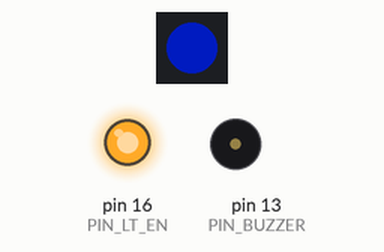
Simulated run of this sketch. Board: Arduino Uno, built for the host (arithmetic inside an expression is 32-bit, double 64-bit). On the bench: 1 RGB LEDs in strip order, left to right, output pins drawn as LEDs (lit = HIGH), buzzer (waves = sounding, pin HIGH). Dim RGB values are drawn brighter than linear; random numbers use the default seed unless the sketch sets one.

Above: at 0.1 s.
At 5.9 s:
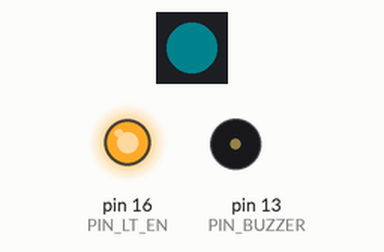
At 16.6 s:
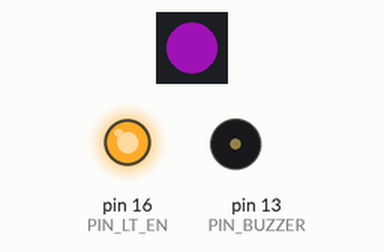
At 33.2 s:
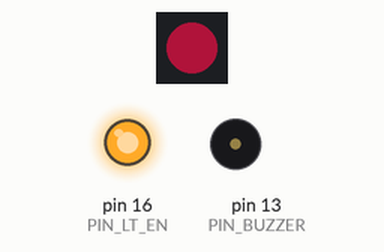
Timing chart, 0 to 40.0 s (numbered marks = the images above):
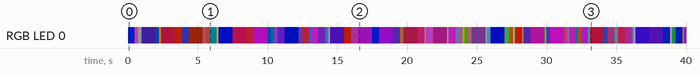

Measured:
- by itself, RGB LED 0: off → RGB(0, 12, 85) at 0.00 s, → RGB(82, 25, 78) 0.50 s later, → RGB(27, 25, 26) 0.25 s later, → RGB(13, 6, 33) 0.25 s later, … (90 changes in this stretch)

The sketch:

Music_Test1.ino
```cpp
#include <Adafruit_NeoPixel.h>
#include "pitches.h"

#define PIN_BUTTON   0
#define PIN_BUZZER  13
#define PIN_LED     15
#define PIN_LT_EN   16  // light sensor enable

// create pixel object
Adafruit_NeoPixel pixel = Adafruit_NeoPixel(1, PIN_LED, NEO_GRB + NEO_KHZ800);

// play note at given frequency (Hz)
// if frequency is 0, turn off buzzer
void play_note(int freq) {
  if(freq>0) {
    // send square wave at freq Hz with 50% duty cycle
    analogWrite(PIN_BUZZER, 512);
    analogWriteFreq(freq);
  } else {
    analogWrite(PIN_BUZZER, 0);
  }
}

void setup() {
  pinMode(PIN_BUTTON, INPUT);
  pinMode(PIN_BUZZER, OUTPUT);
  pinMode(PIN_LED,    OUTPUT);
  pinMode(PIN_LT_EN,  OUTPUT);

  digitalWrite(PIN_BUZZER, 0);
  digitalWrite(PIN_LT_EN,  1);

  pixel.begin();
  pixel.setBrightness(100);
}

void loop() {
  // put your main code here, to run repeatedly:

  int i = random(7);
  int n = i*110;

  int j = pow(2,random(4));
  int d = 1000/j;

  pixel.setPixelColor(0, i*35, j*16, random(256) );

  pixel.show();
  play_note(n);
  delay(d);


}
```

pitches.h
```cpp
/*************************************************
 * Public Constants
 *************************************************/

#define NOTE_B0  31
#define NOTE_C1  33
#define NOTE_CS1 35
#define NOTE_D1  37
#define NOTE_DS1 39
#define NOTE_E1  41
#define NOTE_F1  44
#define NOTE_FS1 46
#define NOTE_G1  49
#define NOTE_GS1 52
#define NOTE_A1  55
#define NOTE_AS1 58
#define NOTE_B1  62
#define NOTE_C2  65
#define NOTE_CS2 69
#define NOTE_D2  73
#define NOTE_DS2 78
#define NOTE_E2  82
#define NOTE_F2  87
#define NOTE_FS2 93
#define NOTE_G2  98
#define NOTE_GS2 104
#define NOTE_A2  110
#define NOTE_AS2 117
#define NOTE_B2  123
#define NOTE_C3  131
#define NOTE_CS3 139
#define NOTE_D3  147
#define NOTE_DS3 156
#define NOTE_E3  165
#define NOTE_F3  175
#define NOTE_FS3 185
#define NOTE_G3  196
#define NOTE_GS3 208
#define NOTE_A3  220
#define NOTE_AS3 233
#define NOTE_B3  247
#define NOTE_C4  262
#define NOTE_CS4 277
#define NOTE_D4  294
#define NOTE_DS4 311
#define NOTE_E4  330
#define NOTE_F4  349
#define NOTE_FS4 370
#define NOTE_G4  392
#define NOTE_GS4 415
#define NOTE_A4  440
#define NOTE_AS4 466
#define NOTE_B4  494
#define NOTE_C5  523
#define NOTE_CS5 554
#define NOTE_D5  587
#define NOTE_DS5 622
#define NOTE_E5  659
#define NOTE_F5  698
#define NOTE_FS5 740
#define NOTE_G5  784
#define NOTE_GS5 831
#define NOTE_A5  880
#define NOTE_AS5 932
#define NOTE_B5  988
#define NOTE_C6  1047
#define NOTE_CS6 1109
#define NOTE_D6  1175
#define NOTE_DS6 1245
#define NOTE_E6  1319
#define NOTE_F6  1397
#define NOTE_FS6 1480
#define NOTE_G6  1568
#define NOTE_GS6 1661
#define NOTE_A6  1760
#define NOTE_AS6 1865
#define NOTE_B6  1976
#define NOTE_C7  2093
#define NOTE_CS7 2217
#define NOTE_D7  2349
#define NOTE_DS7 2489
#define NOTE_E7  2637
#define NOTE_F7  2794
#define NOTE_FS7 2960
#define NOTE_G7  3136
#define NOTE_GS7 3322
#define NOTE_A7  3520
#define NOTE_AS7 3729
#define NOTE_B7  3951
#define NOTE_C8  4186
#define NOTE_CS8 4435
#define NOTE_D8  4699
#define NOTE_DS8 4978
```
